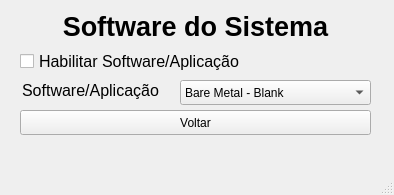
<?xml version="1.0" encoding="UTF-8"?>
<ui version="4.0">
 <class>Software</class>
 <widget class="QMainWindow" name="Software">
  <property name="geometry">
   <rect>
    <x>0</x>
    <y>0</y>
    <width>394</width>
    <height>195</height>
   </rect>
  </property>
  <property name="windowTitle">
   <string>MainWindow</string>
  </property>
  <widget class="QWidget" name="centralwidget">
   <widget class="QComboBox" name="comboBox">
    <property name="geometry">
     <rect>
      <x>180</x>
      <y>80</y>
      <width>191</width>
      <height>25</height>
     </rect>
    </property>
    <property name="placeholderText">
     <string/>
    </property>
    <item>
     <property name="text">
      <string>Bare Metal - Blank</string>
     </property>
    </item>
    <item>
     <property name="text">
      <string>Bare Metal - HelloWorld</string>
     </property>
    </item>
    <item>
     <property name="text">
      <string>Bare Metal - HSI</string>
     </property>
    </item>
    <item>
     <property name="text">
      <string>Bare Metal - GPIO Test</string>
     </property>
    </item>
    <item>
     <property name="text">
      <string>FreeRTOS</string>
     </property>
    </item>
   </widget>
   <widget class="QLabel" name="label">
    <property name="geometry">
     <rect>
      <x>10</x>
      <y>10</y>
      <width>371</width>
      <height>32</height>
     </rect>
    </property>
    <property name="palette">
     <palette>
      <active>
       <colorrole role="WindowText">
        <brush brushstyle="SolidPattern">
         <color alpha="255">
          <red>0</red>
          <green>0</green>
          <blue>0</blue>
         </color>
        </brush>
       </colorrole>
       <colorrole role="Button">
        <brush brushstyle="SolidPattern">
         <color alpha="255">
          <red>255</red>
          <green>255</green>
          <blue>255</blue>
         </color>
        </brush>
       </colorrole>
       <colorrole role="Light">
        <brush brushstyle="SolidPattern">
         <color alpha="255">
          <red>255</red>
          <green>255</green>
          <blue>255</blue>
         </color>
        </brush>
       </colorrole>
       <colorrole role="Midlight">
        <brush brushstyle="SolidPattern">
         <color alpha="255">
          <red>255</red>
          <green>255</green>
          <blue>255</blue>
         </color>
        </brush>
       </colorrole>
       <colorrole role="Dark">
        <brush brushstyle="SolidPattern">
         <color alpha="255">
          <red>127</red>
          <green>127</green>
          <blue>127</blue>
         </color>
        </brush>
       </colorrole>
       <colorrole role="Mid">
        <brush brushstyle="SolidPattern">
         <color alpha="255">
          <red>170</red>
          <green>170</green>
          <blue>170</blue>
         </color>
        </brush>
       </colorrole>
       <colorrole role="Text">
        <brush brushstyle="SolidPattern">
         <color alpha="255">
          <red>0</red>
          <green>0</green>
          <blue>0</blue>
         </color>
        </brush>
       </colorrole>
       <colorrole role="BrightText">
        <brush brushstyle="SolidPattern">
         <color alpha="255">
          <red>255</red>
          <green>255</green>
          <blue>255</blue>
         </color>
        </brush>
       </colorrole>
       <colorrole role="ButtonText">
        <brush brushstyle="SolidPattern">
         <color alpha="255">
          <red>0</red>
          <green>0</green>
          <blue>0</blue>
         </color>
        </brush>
       </colorrole>
       <colorrole role="Base">
        <brush brushstyle="SolidPattern">
         <color alpha="255">
          <red>255</red>
          <green>255</green>
          <blue>255</blue>
         </color>
        </brush>
       </colorrole>
       <colorrole role="Window">
        <brush brushstyle="SolidPattern">
         <color alpha="255">
          <red>255</red>
          <green>255</green>
          <blue>255</blue>
         </color>
        </brush>
       </colorrole>
       <colorrole role="Shadow">
        <brush brushstyle="SolidPattern">
         <color alpha="255">
          <red>0</red>
          <green>0</green>
          <blue>0</blue>
         </color>
        </brush>
       </colorrole>
       <colorrole role="AlternateBase">
        <brush brushstyle="SolidPattern">
         <color alpha="255">
          <red>255</red>
          <green>255</green>
          <blue>255</blue>
         </color>
        </brush>
       </colorrole>
       <colorrole role="ToolTipBase">
        <brush brushstyle="SolidPattern">
         <color alpha="255">
          <red>255</red>
          <green>255</green>
          <blue>220</blue>
         </color>
        </brush>
       </colorrole>
       <colorrole role="ToolTipText">
        <brush brushstyle="SolidPattern">
         <color alpha="255">
          <red>0</red>
          <green>0</green>
          <blue>0</blue>
         </color>
        </brush>
       </colorrole>
       <colorrole role="PlaceholderText">
        <brush brushstyle="SolidPattern">
         <color alpha="128">
          <red>0</red>
          <green>0</green>
          <blue>0</blue>
         </color>
        </brush>
       </colorrole>
      </active>
      <inactive>
       <colorrole role="WindowText">
        <brush brushstyle="SolidPattern">
         <color alpha="255">
          <red>0</red>
          <green>0</green>
          <blue>0</blue>
         </color>
        </brush>
       </colorrole>
       <colorrole role="Button">
        <brush brushstyle="SolidPattern">
         <color alpha="255">
          <red>255</red>
          <green>255</green>
          <blue>255</blue>
         </color>
        </brush>
       </colorrole>
       <colorrole role="Light">
        <brush brushstyle="SolidPattern">
         <color alpha="255">
          <red>255</red>
          <green>255</green>
          <blue>255</blue>
         </color>
        </brush>
       </colorrole>
       <colorrole role="Midlight">
        <brush brushstyle="SolidPattern">
         <color alpha="255">
          <red>255</red>
          <green>255</green>
          <blue>255</blue>
         </color>
        </brush>
       </colorrole>
       <colorrole role="Dark">
        <brush brushstyle="SolidPattern">
         <color alpha="255">
          <red>127</red>
          <green>127</green>
          <blue>127</blue>
         </color>
        </brush>
       </colorrole>
       <colorrole role="Mid">
        <brush brushstyle="SolidPattern">
         <color alpha="255">
          <red>170</red>
          <green>170</green>
          <blue>170</blue>
         </color>
        </brush>
       </colorrole>
       <colorrole role="Text">
        <brush brushstyle="SolidPattern">
         <color alpha="255">
          <red>0</red>
          <green>0</green>
          <blue>0</blue>
         </color>
        </brush>
       </colorrole>
       <colorrole role="BrightText">
        <brush brushstyle="SolidPattern">
         <color alpha="255">
          <red>255</red>
          <green>255</green>
          <blue>255</blue>
         </color>
        </brush>
       </colorrole>
       <colorrole role="ButtonText">
        <brush brushstyle="SolidPattern">
         <color alpha="255">
          <red>0</red>
          <green>0</green>
          <blue>0</blue>
         </color>
        </brush>
       </colorrole>
       <colorrole role="Base">
        <brush brushstyle="SolidPattern">
         <color alpha="255">
          <red>255</red>
          <green>255</green>
          <blue>255</blue>
         </color>
        </brush>
       </colorrole>
       <colorrole role="Window">
        <brush brushstyle="SolidPattern">
         <color alpha="255">
          <red>255</red>
          <green>255</green>
          <blue>255</blue>
         </color>
        </brush>
       </colorrole>
       <colorrole role="Shadow">
        <brush brushstyle="SolidPattern">
         <color alpha="255">
          <red>0</red>
          <green>0</green>
          <blue>0</blue>
         </color>
        </brush>
       </colorrole>
       <colorrole role="AlternateBase">
        <brush brushstyle="SolidPattern">
         <color alpha="255">
          <red>255</red>
          <green>255</green>
          <blue>255</blue>
         </color>
        </brush>
       </colorrole>
       <colorrole role="ToolTipBase">
        <brush brushstyle="SolidPattern">
         <color alpha="255">
          <red>255</red>
          <green>255</green>
          <blue>220</blue>
         </color>
        </brush>
       </colorrole>
       <colorrole role="ToolTipText">
        <brush brushstyle="SolidPattern">
         <color alpha="255">
          <red>0</red>
          <green>0</green>
          <blue>0</blue>
         </color>
        </brush>
       </colorrole>
       <colorrole role="PlaceholderText">
        <brush brushstyle="SolidPattern">
         <color alpha="128">
          <red>0</red>
          <green>0</green>
          <blue>0</blue>
         </color>
        </brush>
       </colorrole>
      </inactive>
      <disabled>
       <colorrole role="WindowText">
        <brush brushstyle="SolidPattern">
         <color alpha="255">
          <red>127</red>
          <green>127</green>
          <blue>127</blue>
         </color>
        </brush>
       </colorrole>
       <colorrole role="Button">
        <brush brushstyle="SolidPattern">
         <color alpha="255">
          <red>255</red>
          <green>255</green>
          <blue>255</blue>
         </color>
        </brush>
       </colorrole>
       <colorrole role="Light">
        <brush brushstyle="SolidPattern">
         <color alpha="255">
          <red>255</red>
          <green>255</green>
          <blue>255</blue>
         </color>
        </brush>
       </colorrole>
       <colorrole role="Midlight">
        <brush brushstyle="SolidPattern">
         <color alpha="255">
          <red>255</red>
          <green>255</green>
          <blue>255</blue>
         </color>
        </brush>
       </colorrole>
       <colorrole role="Dark">
        <brush brushstyle="SolidPattern">
         <color alpha="255">
          <red>127</red>
          <green>127</green>
          <blue>127</blue>
         </color>
        </brush>
       </colorrole>
       <colorrole role="Mid">
        <brush brushstyle="SolidPattern">
         <color alpha="255">
          <red>170</red>
          <green>170</green>
          <blue>170</blue>
         </color>
        </brush>
       </colorrole>
       <colorrole role="Text">
        <brush brushstyle="SolidPattern">
         <color alpha="255">
          <red>127</red>
          <green>127</green>
          <blue>127</blue>
         </color>
        </brush>
       </colorrole>
       <colorrole role="BrightText">
        <brush brushstyle="SolidPattern">
         <color alpha="255">
          <red>255</red>
          <green>255</green>
          <blue>255</blue>
         </color>
        </brush>
       </colorrole>
       <colorrole role="ButtonText">
        <brush brushstyle="SolidPattern">
         <color alpha="255">
          <red>127</red>
          <green>127</green>
          <blue>127</blue>
         </color>
        </brush>
       </colorrole>
       <colorrole role="Base">
        <brush brushstyle="SolidPattern">
         <color alpha="255">
          <red>255</red>
          <green>255</green>
          <blue>255</blue>
         </color>
        </brush>
       </colorrole>
       <colorrole role="Window">
        <brush brushstyle="SolidPattern">
         <color alpha="255">
          <red>255</red>
          <green>255</green>
          <blue>255</blue>
         </color>
        </brush>
       </colorrole>
       <colorrole role="Shadow">
        <brush brushstyle="SolidPattern">
         <color alpha="255">
          <red>0</red>
          <green>0</green>
          <blue>0</blue>
         </color>
        </brush>
       </colorrole>
       <colorrole role="AlternateBase">
        <brush brushstyle="SolidPattern">
         <color alpha="255">
          <red>255</red>
          <green>255</green>
          <blue>255</blue>
         </color>
        </brush>
       </colorrole>
       <colorrole role="ToolTipBase">
        <brush brushstyle="SolidPattern">
         <color alpha="255">
          <red>255</red>
          <green>255</green>
          <blue>220</blue>
         </color>
        </brush>
       </colorrole>
       <colorrole role="ToolTipText">
        <brush brushstyle="SolidPattern">
         <color alpha="255">
          <red>0</red>
          <green>0</green>
          <blue>0</blue>
         </color>
        </brush>
       </colorrole>
       <colorrole role="PlaceholderText">
        <brush brushstyle="SolidPattern">
         <color alpha="128">
          <red>0</red>
          <green>0</green>
          <blue>0</blue>
         </color>
        </brush>
       </colorrole>
      </disabled>
     </palette>
    </property>
    <property name="font">
     <font>
      <pointsize>20</pointsize>
      <weight>75</weight>
      <bold>true</bold>
     </font>
    </property>
    <property name="text">
     <string>Software do Sistema</string>
    </property>
    <property name="alignment">
     <set>Qt::AlignCenter</set>
    </property>
   </widget>
   <widget class="QLabel" name="label_3">
    <property name="geometry">
     <rect>
      <x>20</x>
      <y>80</y>
      <width>141</width>
      <height>21</height>
     </rect>
    </property>
    <property name="font">
     <font>
      <pointsize>12</pointsize>
     </font>
    </property>
    <property name="layoutDirection">
     <enum>Qt::LeftToRight</enum>
    </property>
    <property name="text">
     <string>Software/Aplicação</string>
    </property>
    <property name="alignment">
     <set>Qt::AlignCenter</set>
    </property>
   </widget>
   <widget class="QPushButton" name="Voltar">
    <property name="geometry">
     <rect>
      <x>20</x>
      <y>110</y>
      <width>351</width>
      <height>25</height>
     </rect>
    </property>
    <property name="text">
     <string>Voltar</string>
    </property>
   </widget>
   <widget class="QCheckBox" name="checkBox">
    <property name="geometry">
     <rect>
      <x>20</x>
      <y>50</y>
      <width>231</width>
      <height>23</height>
     </rect>
    </property>
    <property name="font">
     <font>
      <pointsize>12</pointsize>
     </font>
    </property>
    <property name="text">
     <string>Habilitar Software/Aplicação</string>
    </property>
   </widget>
  </widget>
  <widget class="QMenuBar" name="menubar">
   <property name="geometry">
    <rect>
     <x>0</x>
     <y>0</y>
     <width>394</width>
     <height>22</height>
    </rect>
   </property>
  </widget>
  <widget class="QStatusBar" name="statusbar"/>
 </widget>
 <resources/>
 <connections/>
</ui>
